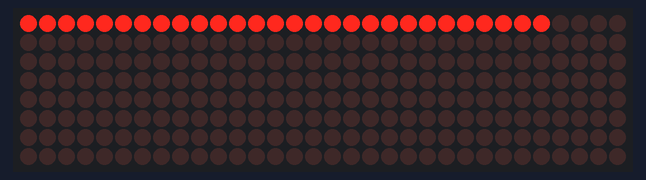
Bench run of a sketch on a simulated Arduino Uno, built with avr-gcc and run on an emulated ATmega328P. On the bench: 32×8 LED matrix.

Above: at 0.46 s.
At 4.83 s:
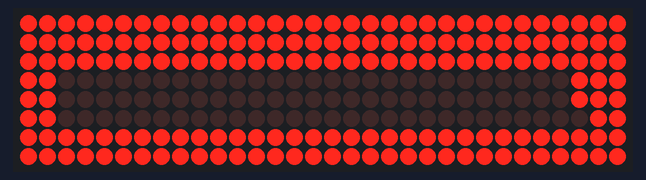
At 9.63 s:
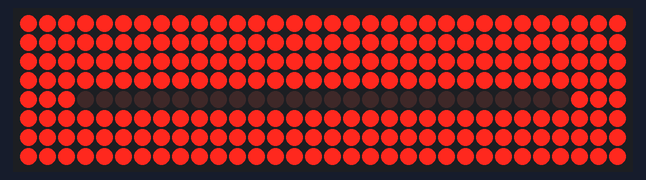
At 18.49 s:
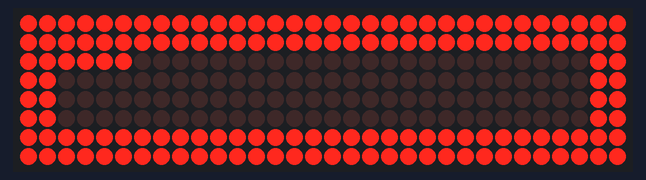
At 26.73 s:
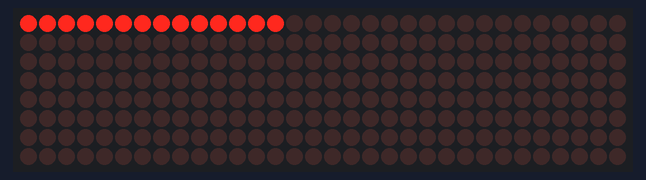
At 36.6 s:
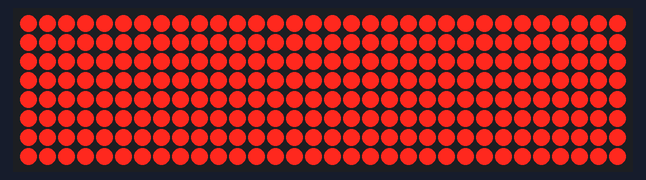

The sketch:

Open_Closed_Matrix_MAX7219.ino
```cpp
/*
 * NAME: OPEN AND CLOSED
 * SHIELD USED : 4 Modules Display Max7219 Led 8x8
 * Credits CREATION: César J. Fois
 *
 * MODIFIED AND SHARED:  César J. Fois https://cesarfois.github.io/
 * Versão: 29 11 2018
 *
 */


#include <MaxMatrix.h>

int DIN = 9;   // DIN pin of MAX7219 module
int CS = 8;    // CS pin of MAX7219 module
int CLK = 7;   // CLK pin of MAX7219 module
int maxInUse = 4;
int vel = 10;


MaxMatrix m(DIN, CS, CLK, maxInUse);


void setup() {
  m.init(); // MAX7219 initialization
  m.setIntensity(2); // initial led matrix intensity, 0-15
}

void loop() {
int c1 = 0;
int c2 = 31;
int c3 = 7;

m.clear(); // Clears the display


while (c1 <= 4){
      for (int i=c1; i<=31; i++) {m.setDot(i,c1,true);    delay(vel); }
      for (int i=c1; i<=c3; i++)  {m.setDot(c2,i,true);   delay(vel); }
      for (int i=c2; i>=c1; i--) {m.setDot(i,c3,true);    delay(vel); }
      for (int i=c3; i>=c1; i--)  {m.setDot(c1,i,true);    delay(vel); }
      c1++;
      c2--;
      c3--;
}

//========================================================================================

      for (int i=3;  i<=28; i++)     {m.setDot(i,4,false);     delay(vel);  }   //horizontal
      for (int i=28; i>=3;  i--)     {m.setDot(i,3,false);     delay(vel);  }   //horizontal
      for (int i=3;  i<=5;  i++)     {m.setDot(2,i,false);     delay(vel);  }   //vertical
      for (int i=3;  i<=28; i++)     {m.setDot(i,5,false);     delay(vel);  }   //horizontal

      for (int i=5;  i>=2;  i--)     {m.setDot(29,i,false);    delay(vel);  }   //vertical
      for (int i=29; i>=2;  i--)     {m.setDot(i,2,false);     delay(vel);  }   //horizontal
      for (int i=2;  i<=6;  i++)     {m.setDot(1,i,false);     delay(vel);  }   //vertical
      for (int i=2;  i<=29; i++)     {m.setDot(i,6,false);     delay(vel);  }   //horizontal
      for (int i=6;  i>=2;  i--)     {m.setDot(30,i,false);    delay(vel);  }   //vertical

      for (int i=30; i>=1;  i--)     {m.setDot(i,1,false);     delay(vel);  }   //horizontal
      for (int i=1;  i<=7;  i++)     {m.setDot(0,i,false);     delay(vel);  }   //vertical
      for (int i=1;  i<=31; i++)     {m.setDot(i,7,false);     delay(vel);  }   //horizontal
      for (int i=7;  i>=1;  i--)     {m.setDot(31,i,false);    delay(vel);  }   //vertical
      for (int i=31; i>=1;  i--)     {m.setDot(i,0,false);     delay(vel);  }   //horizontal


 m.clear(); // Clears the display

}
```
